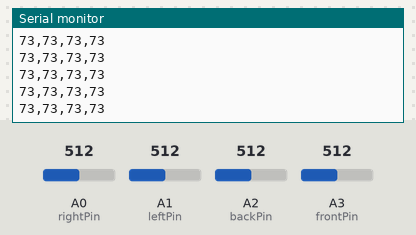
A sketch run on a simulated Arduino Uno, built with avr-gcc and run on an emulated ATmega328P. Parts: the last lines printed to the serial monitor. The test bench sets the inputs (shaded band); at power-on: A1 (leftPin) = 512, A2 (backPin) = 512, A3 (frontPin) = 512, A0 (rightPin) = 512.

Above: at 2.7 s.
2.8 s: A1 (leftPin) set to 654
At 3.4 s:
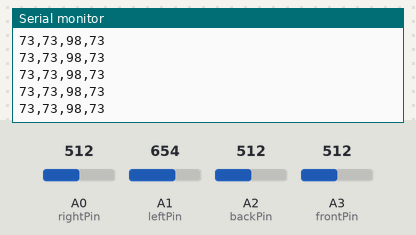
5.8 s: A1 (leftPin) set to 678
At 6.4 s:
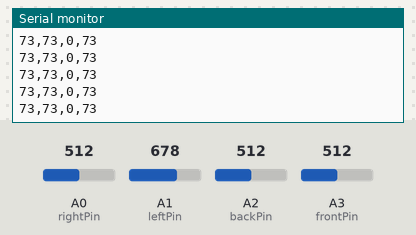
7.3 s: A2 (backPin) set to 650
At 7.8 s:
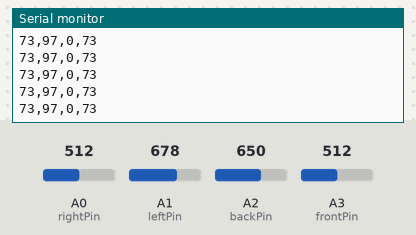
8.8 s: A2 (backPin) set to 674
At 9.3 s:
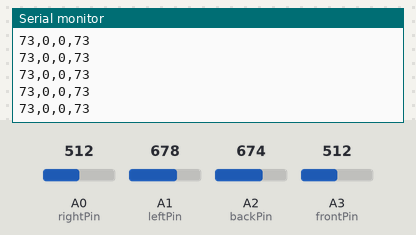
10.3 s: A3 (frontPin) set to 650
At 11.3 s:
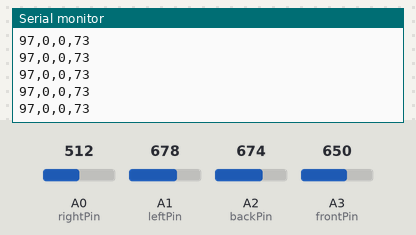
11.8 s: A3 (frontPin) set to 679
At 12.3 s:
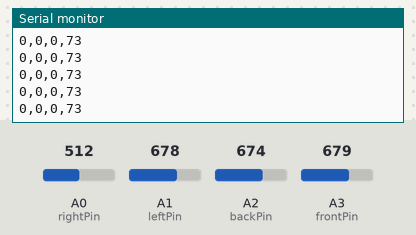
Timing chart, 0 to 14.8 s (numbered marks = the images above; inputs shaded):
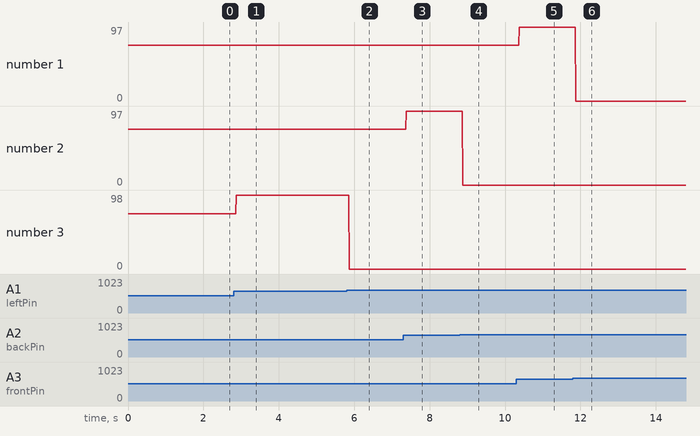

The sketch:

FreshAirController.ino
```cpp
/**
 * FreshAirController
 * The microphone controller for the Fresh Air project.
 *
 * @author Nathan Campos <nathan@innoveworkshop.com>
 */

// Pin configurations.
const int frontPin = A3;
const int backPin  = A2;
const int leftPin  = A1;
const int rightPin = A0;

// Constants.
const uint16_t peakMax = 665;
const uint16_t peakMin = 80;

// Global variables.
uint16_t front = 0;
uint16_t back  = 0;
uint16_t left  = 0;
uint16_t right = 0;

/**
 * Sets up the board.
 */
void setup() {
  Serial.begin(9600);
}

/**
 * Microcontroller loop.
 */
void loop() {
  // Acquire audio peaks.
  acquireAudio();

  // Send control signals.
  sendControl();
}

/**
 * Sends the control signals.
 */
void sendControl() {
  char buf[20];

  sprintf(buf, "%u,%u,%u,%u", front, back, left, right);
  Serial.println(buf);
}

/**
 * Acquires the audio peak voltages from the ADCs.
 */
void acquireAudio() {
  front = map(analogRead(frontPin), peakMin, peakMax, 0, 100);
  if (front > 100)
    front = 0;

  back = map(analogRead(backPin), peakMin, peakMax, 0, 100);
  if (back > 100)
    back = 0;

  left = map(analogRead(leftPin), peakMin, peakMax, 0, 100);
  if (left > 100)
    left = 0;

  right = map(analogRead(rightPin), peakMin, peakMax, 0, 100);
  if (right > 100)
    right = 0;
}

/**
 * Prints debug messages.
 */
void debugPrint() {
  Serial.print("Front: ");
  Serial.println(front);
  Serial.print("Back:  ");
  Serial.println(back);
  Serial.print("Left:  ");
  Serial.println(left);
  Serial.print("Right: ");
  Serial.println(right);
  Serial.println();
}
```

Measured:
- after the input at 2.8 s, the serial monitor: prints a new line after 0.07 s (image 1)
- after the input at 5.8 s, the serial monitor: prints a new line after 0.07 s (image 2)
- after the input at 7.3 s, the serial monitor: prints a new line after 0.08 s (image 3)
- after the input at 8.8 s, the serial monitor: prints a new line after 0.08 s (image 4)
- after the input at 10.3 s, the serial monitor: prints a new line after 0.08 s (image 5)
- after the input at 11.8 s, the serial monitor: prints a new line after 0.07 s (image 6)
- plotted number 2: 73 → 97 after the input at 7.3 s
- plotted number 3: 73 → 98 after the input at 2.8 s, 98 → 0 after the input at 5.8 s
